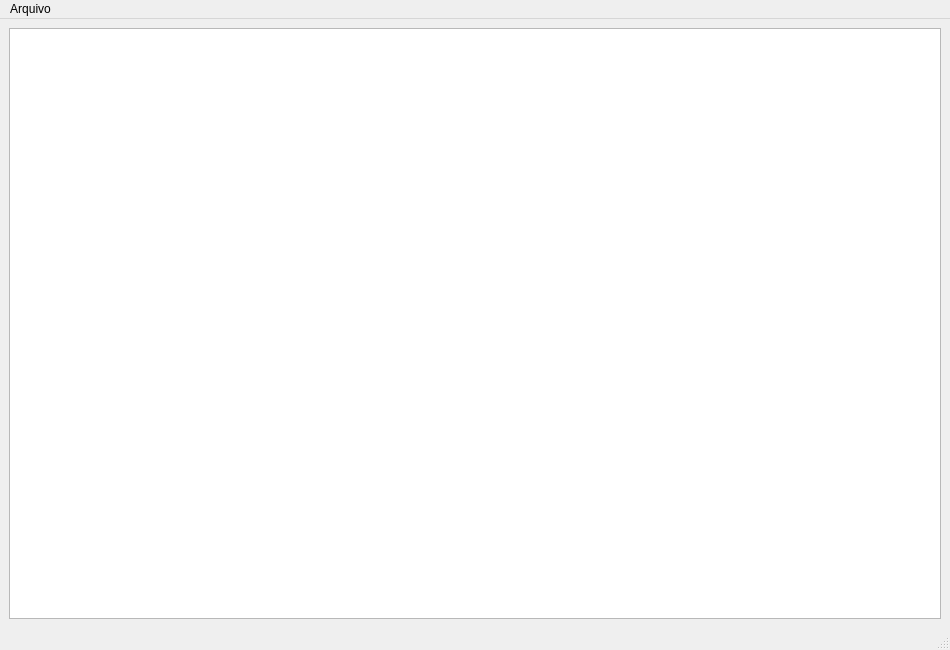
<?xml version="1.0" encoding="UTF-8"?>
<ui version="4.0">
 <class>FydelisCalc</class>
 <widget class="QMainWindow" name="FydelisCalc">
  <property name="geometry">
   <rect>
    <x>0</x>
    <y>0</y>
    <width>950</width>
    <height>650</height>
   </rect>
  </property>
  <property name="windowTitle">
   <string>FydelisCalc — Planilha</string>
  </property>
  <widget class="QWidget" name="centralwidget">
   <layout class="QVBoxLayout" name="verticalLayout">
    <item>
     <widget class="QTableWidget" name="tabela">
      <property name="editTriggers">
       <set>QAbstractItemView::DoubleClicked</set>
      </property>
      <columns>
       <column>
        <property name="text">
         <string>A</string>
        </property>
       </column>
       <column>
        <property name="text">
         <string>B</string>
        </property>
       </column>
       <column>
        <property name="text">
         <string>C</string>
        </property>
       </column>
       <column>
        <property name="text">
         <string>D</string>
        </property>
       </column>
       <column>
        <property name="text">
         <string>E</string>
        </property>
       </column>
      </columns>
      <rows>
       <row/>
       <row/>
       <row/>
       <row/>
       <row/>
      </rows>
      <rowCount>5</rowCount>
      <columnCount>5</columnCount>
     </widget>
    </item>
   </layout>
  </widget>
  <widget class="QMenuBar" name="menuBar">
   <property name="geometry">
    <rect>
     <x>0</x>
     <y>0</y>
     <width>950</width>
     <height>24</height>
    </rect>
   </property>
   <widget class="QMenu" name="menuArquivo">
    <property name="title">
     <string>Arquivo</string>
    </property>
    <addaction name="acaoNovo"/>
    <addaction name="acaoAbrir"/>
    <addaction name="acaoSalvar"/>
    <separator/>
    <addaction name="acaoSair"/>
   </widget>
   <addaction name="menuArquivo"/>
  </widget>
  <widget class="QStatusBar" name="statusBar"/>
  <action name="acaoNovo">
   <property name="text">
    <string>Novo</string>
   </property>
  </action>
  <action name="acaoAbrir">
   <property name="text">
    <string>Abrir...</string>
   </property>
  </action>
  <action name="acaoSalvar">
   <property name="text">
    <string>Salvar</string>
   </property>
  </action>
  <action name="acaoSair">
   <property name="text">
    <string>Sair</string>
   </property>
  </action>
 </widget>
 <resources/>
 <connections/>
</ui>
